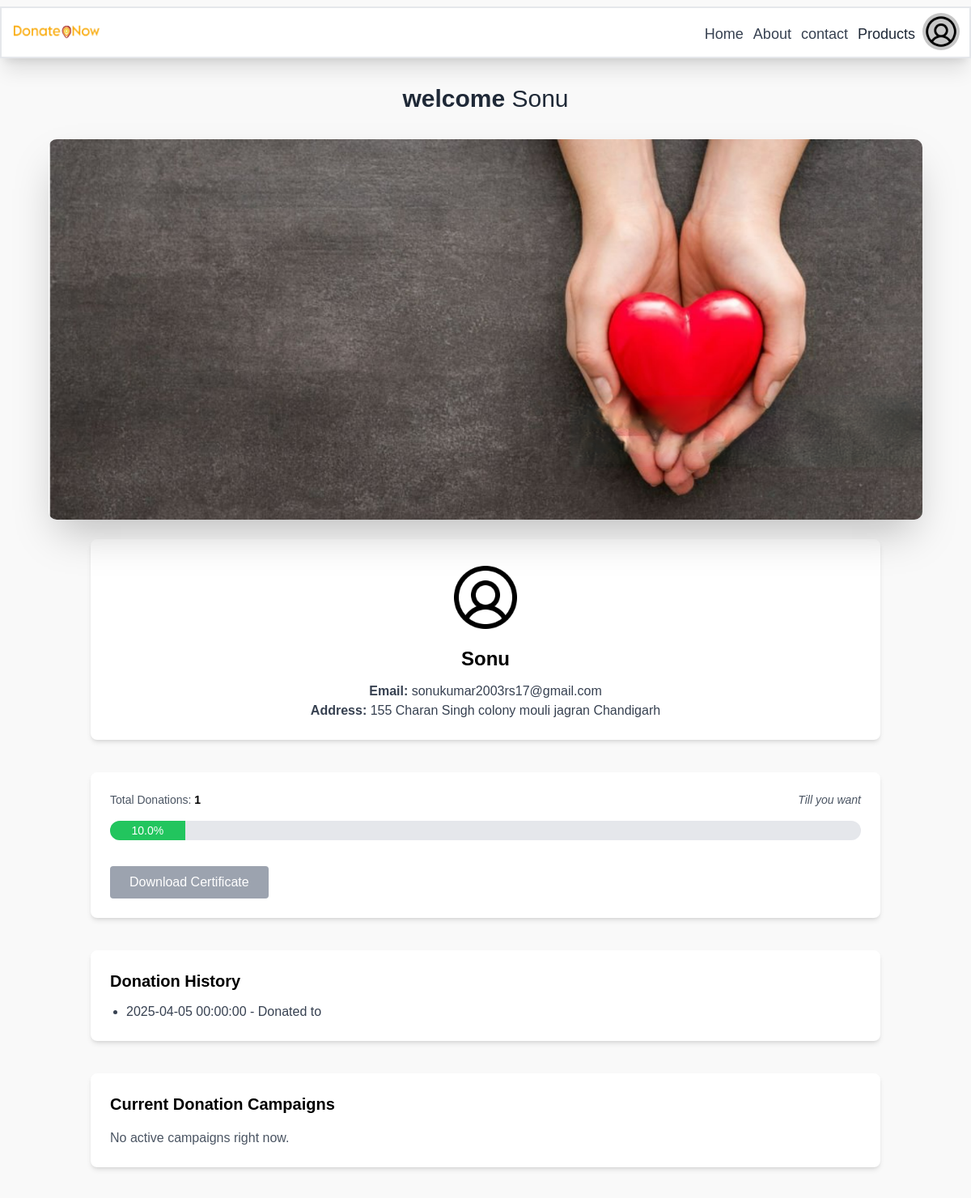
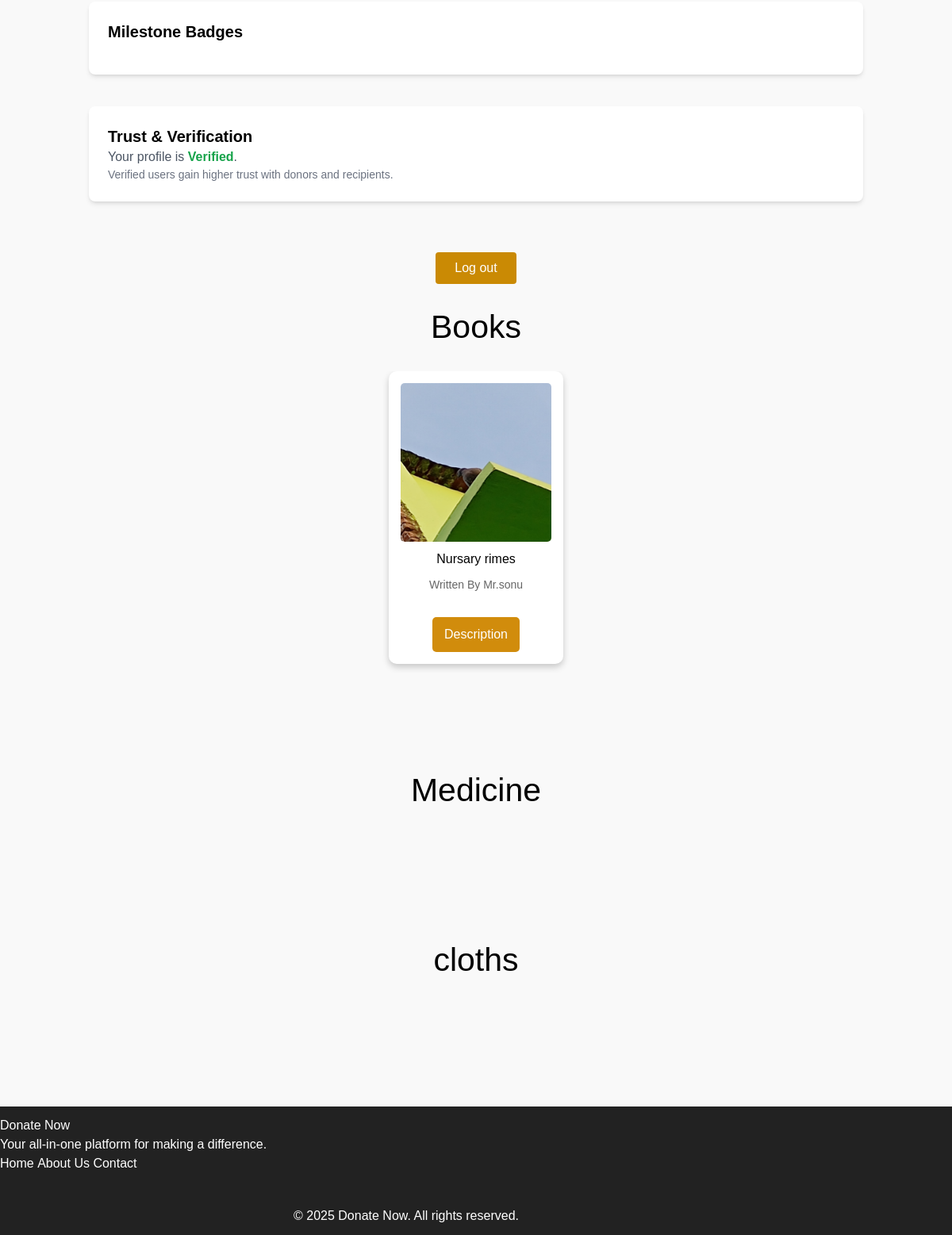
The page /productlisting (signed in) on the database its author committed (2 pictures, top to bottom).
### App.py (models this page shows)
class Signup(db.Model,UserMixin):
    id = db.Column(db.Integer, primary_key=True)
    name = db.Column(db.String(100), nullable=False)
    email = db.Column(db.String(50), unique=True, nullable=False)
    password = db.Column(db.String(255), nullable=False)  # Store hashed passwords
    addr = db.Column(db.String(50), nullable=False)
    date = db.Column(db.TIMESTAMP, default=datetime.utcnow)
    phonenum = db.Column(db.String(50), nullable=False)
    donation_count = db.Column(db.Integer, default=0)

class Donatebook(db.Model):
    id = db.Column(db.Integer, primary_key=True)
    title = db.Column(db.String(100), nullable=False)
    author = db.Column(db.String(50), unique=True, nullable=False)
    date = db.Column(db.TIMESTAMP, default=datetime.utcnow)
    image_filename = db.Column(db.String(200), nullable=False)
    category = db.Column(db.String(100),nullable=False)
    condition = db.Column(db.String(255), nullable=False)
    donor_id = db.Column(db.Integer, db.ForeignKey('signup.id'), nullable=False)
    donor = db.relationship('Signup', backref='donated_books')
    datep = db.Column(db.TIMESTAMP, default=datetime.utcnow)

### App.py (the view)
@app.route('/productlisting')
def productlisting():
        remove_expired_medicines()
        id = session["user_id"]
        user = Signup.query.filter_by(id=id).first()
        donations = Donatebook.query.all()  # Fetch data from the database
        donations1 = Donatemed.query.all()
        donations2 = Donatecloth.query.all()
        return render_template('productlisting.html', donation=donations,donation1=donations1,donation2=donations2,user=user)

### App.py (called while the page is built)
def remove_expired_medicines():
    today = date.today()
    expired = Donatemed.query.filter(Donatemed.exdate < today).all()
    for med in expired:
        db.session.delete(med)
    db.session.commit()

@login_manager.user_loader
def load_user(user_id):
    return Signup.query.get(int(user_id))

### templates/productlisting.html (shortened to what this page needs)
{% extends "layout.html" %}
{% block body %}
</head>
<body >
   <div class="productlist ">
    <h1 class="bigtext">Books</h1>
    <div class="cardcontainer1 books">
        {% for donations in donation %}
        <div class="card">
            <img class="img4" src="{{ url_for('static', filename='uploads/' + donations.image_filename) }}" alt="{{donations.title}}">
            <h2>{{donations.title}}</h2>
            <p> Written By {{ donations.author }}</p>
            <a href="{{ url_for('product', id=donations.id, category='book') }}"><button type="button">Description</button></a>
        </div>
    {% endfor %}
    </div>
</div>
<div class="productlist ">
    <h1 class="bigtext">Medicine</h1>
    <div class="cardcontainer1 books">
    </div>
</div>
<div class="productlist bigtext">
<h1 class="bigtext"> cloths </h1>
    <div class="cardcontainer1 books">
    </div> </div>
{% endblock %}

### templates/layout.html (shortened to what this page needs)
<!DOCTYPE html>
<html lang="en">
<head>
    <link rel="stylesheet" href="{{ url_for('static', filename='app.css')}}">
    <script src="https://cdn.tailwindcss.com"></script>
</head>
<body>
    <div>
        <div class="parent w-full shadow-xl border-2 bg-white text-gray-800 h-16 p-3 my-2 text-lg">
            <div class="flex items-center justify-between">
                <img src="{{ url_for('static', filename='logo2.png')}}" class="w-28" alt="logo" class="h-8 mt-1">
                <div class="flex gap-5">
                    <ul class="margin flex  mt-1.5 gap-3">
                        <li class="text-gray-700 hovereffect">
                            <a href="/dashboard">Home</a>
                        </li>
                        <li class="text-gray-700 hovereffect">
                            <a href="/about">About</a>
                        </li>
                        <li class="text-gray-700 hovereffect">
                            <a href="/contact">contact</a>
                        </li>
                        <li class="hovereffect"><a href="/productlisting">Products</a></li>
                    </ul>
                        <div onclick="toggle()" class="logodiv">
                           <img class="loginlogo" src="{{ url_for('static', filename='image.png')}}" alt="login">
                        </div>
                </div></div>
            </div>
        <div class="flex flex-col items-center justify-center pt-6">
            <div class="flex justify-center text-center">
                <p class="text-3xl text-gray-800 font-size"> <b>welcome </b>{{user.name}}</p>
            </div>
          </div>
        <div class="slider-container3 shadow-2xl  mt-8">
            <div class="slider2">
                <img class="img" src="{{ url_for('static', filename='img1.png')}}" alt="Slide 1">
            </div>
        </div>
<div class="p-6 max-w-5xl mx-auto space-y-10">
    <div class="flex flex-col items-center bg-white p-6 rounded-lg shadow-md space-y-3">
        <img class="w-24 h-24 rounded-full object-cover" src="{{ url_for('static', filename='image.png') }}" alt="User">
        <h1 class="text-2xl font-bold">{{ user.name }}</h1>
        <div class="text-center text-gray-700">
            <p><b>Email:</b> {{ user.email }}</p>
            <p><b>Address:</b> {{ user.addr }}</p>
        </div>
    </div>
    <div class="bg-white p-6 rounded-lg shadow-md space-y-4">
        <div class="flex justify-between text-sm text-gray-600">
            <span>Total Donations: <span id="donation-count" class="font-bold text-black">{{ user.donation_count }}</span></span>
            <span class="italic">Till you want</span>
        </div>
        <div class="w-full h-6 bg-gray-200 rounded-full overflow-hidden">
            {% set progress = (user.donation_count / 10 * 100) if user.donation_count < 10 else 100 %}
            <div id="progress-fill" class="h-full bg-green-500 text-white text-center text-sm leading-6" style="width: {{ progress }}%;">
                {{ progress|round(0, 'floor') }}%
            </div>
        </div>
        <form action="/generate_certificate" method="POST" class="pt-4">
            {% if user.donation_count >= 10 %}
            <button type="submit" class="bg-green-600 hover:bg-green-700 text-white px-6 py-2 rounded">
                Download Certificate
            </button>
            {% else %}
            <button type="button" onclick="alert('You have donated only {{ user.donation_count }} item(s). You need at least 10 to unlock the certificate.')" class="bg-gray-400 text-white px-6 py-2 rounded cursor-not-allowed">
                Download Certificate
            </button>
            {% endif %}
        </form>
    </div>
    <div class="bg-white p-6 rounded-lg shadow-md space-y-3">
        <h2 class="text-xl font-semibold">Donation History</h2>
        <ul class="list-disc ml-5 text-gray-700">
            {% for donations in donation %}
            <li>{{ donations.date }} - Donated {{ donations.item }} to {{ donations.campaign }}</li>
            {% else %}
            <li>No donations yet.</li>
            {% endfor %}
        </ul>
    </div>
    <div class="bg-white p-6 rounded-lg shadow-md space-y-4">
        <h2 class="text-xl font-semibold">Current Donation Campaigns</h2>
        {% for campaign in campaigns %}
        <div class="border-l-4 border-blue-500 pl-4">
            <h3 class="text-lg font-medium">{{ campaign.title }}</h3>
            <p class="text-sm text-gray-600">{{ campaign.description }}</p>
            <a href="/campaign/{{ campaign.id }}" class="text-blue-600 hover:underline text-sm">View Details</a>
        </div>
        {% else %}
        <p class="text-gray-600">No active campaigns right now.</p>
        {% endfor %}
    </div>
    <div class="bg-white p-6 rounded-lg shadow-md">
        <h2 class="text-xl font-semibold mb-4">Milestone Badges</h2>
    </div>
    <div class="bg-white p-6 rounded-lg shadow-md">
        <h2 class="text-xl font-semibold">Trust & Verification</h2>
        <p class="text-gray-600">Your profile is <span class="font-bold text-green-600">Verified</span>.</p>
        <p class="text-sm text-gray-500">Verified users gain higher trust with donors and recipients.</p>
    </div>
    <div class="text-center pt-6">
        <a href="/logout">
            <button class="bg-yellow-600 hover:bg-yellow-700 text-white px-6 py-2 rounded">
                Log out
            </button>
        </a>
    </div>
</div>
    {% block body %}{% endblock %}
    <footer class="bg-dark text-white py-3">
        <div class="container">
          <div class="d-flex justify-content-between align-items-center flex-wrap">
            <div>
              <h5>Donate Now</h5>
              <p class="mb-0">Your all-in-one platform for making a difference.</p>
            </div>
            <div class="d-flex gap-3">
              <a href="/dashboard" class="text-white">Home</a>
              <a href="/about" class="text-white">About Us</a>
              <a href="/contact" class="text-white">Contact</a>
            </div>
            <div class="social-icons">
            </div>
          </div>
          <div class="text-center mt-3">
            <p class="mb-0">&copy; 2025 Donate Now. All rights reserved.</p>
          </div>
        </div>
      </footer>
</body>
</html>

### static/app.css (style rules this page uses)
body { font-family: Arial, sans-serif; margin: 0; padding: 0; background-color: #f9f9f9; }
.slider-container3 { width: 90vw; max-height: 470px; margin: auto; overflow: hidden; position: relative; border-radius: 10px; }
.slider2 { display: flex; transition: transform 0.5s ease-in-out; }
.img4 { max-width: 100%; max-height: 200px; }
.card { max-width: 220px; max-height: 450px; }
.loginlogo { width: 62px; }
.logodiv { position: absolute; display: flex ; top: 6px; right: 12px; align-items: center; justify-content: center; width: 46px; height: 46px; background-color: rgb(199 199 199); border-radius: 100%; }
.margin { margin-right: 55px; }
.parent { position: relative; }
.cardcontainer1 { font-family: Arial, sans-serif; display: flex; flex-wrap: wrap; gap: 18px; padding-left: 20px; padding-right: 20px; justify-content: center; align-items: center; overflow: scroll; padding-bottom: 20px; }
.card { width: 300px; background: white; border-radius: 10px; box-shadow: 0 4px 8px rgba(0, 0, 0, 0.2); overflow: hidden; text-align: center; padding: 15px; }
.card img { width: 100%; height: 57%; border-radius: 5px; }
.card h2 { font-size: 16px; margin: 10px 0; }
.card p { font-size: 14px; color: #666; }
.card button { background: #d18c0c; color: white; border: none; padding: 10px 15px; cursor: pointer; margin-top: 30px; border-radius: 5px; font-size: 16px; }
footer { background: #222; color: #fff; padding: 15px 0; font-family: Arial, sans-serif; }
footer a { text-decoration: none; color: #bbb; transition: color 0.3s ease; font-size: 16px; }
.books { overflow-y: scroll; }
.bigtext { font-size: 41px; }
.productlist { display: flex ; flex-direction: column; text-align: center; margin-bottom: 109px; gap: 24px; }

### rows shown on the page
Signup: name "Sonu", email "sonukumar2003rs17@gmail.com", addr "155 Charan Singh colony mouli jagran Chandigarh", donation_count "1"
Donatebook: date "2025-04-05 00:00:00", image_filename (picture), title "Nursary rimes", author "Mr.sonu"

### other values the page prints
{{ progress|round(0, 'floor') }} "10.0"
